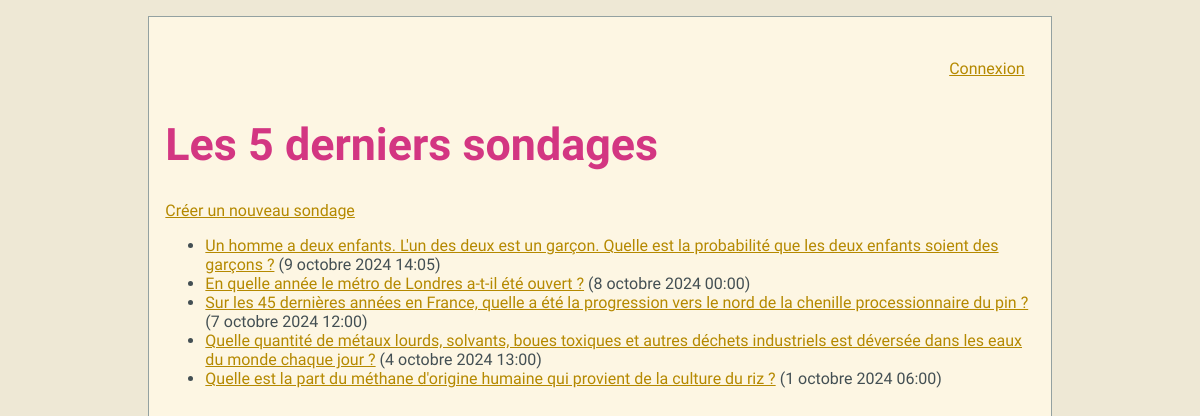
/polls/, run on an earlier commit of the app's database.
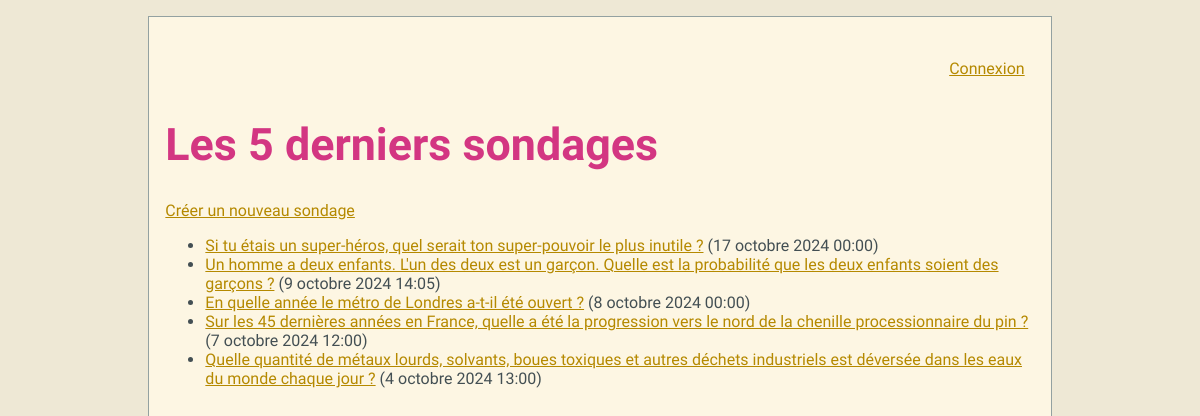
And on a later commit of the database.
### polls/models.py (models this page shows, shortened)
class Question(models.Model):
    question_text = models.CharField(max_length=200)
    pub_date = models.DateTimeField('date published')

### polls/views.py (the view)
# urls.py: path("", views.IndexView.as_view(), name="index"),
class IndexView(generic.ListView):
    template_name = "polls/index.html"
    context_object_name = "latest_question_list"
    def get_queryset(self):
        return Question.objects.filter(pub_date__lte=timezone.now()).order_by("-pub_date")[
               :5
               ]

### polls/templates/polls/index.html
{% extends "polls/base.html" %}
{% block content %}
<div class = "auth-links">
    {% if user.is_authenticated %}
        <p>Bienvenue, {{ user.username }} ! <a href="{% url 'authentification:logout' %}">Déconnexion</a></p>
    {% else %}
        <p><a href="{% url 'authentification:login' %}">Connexion</a></p>
    {% endif %}
</div>
<h1>Les 5 derniers sondages</h1>
<a href="{% url 'polls:new_poll' %}">Créer un nouveau sondage</a>
{% if latest_question_list %}
    <ul>
    {% for question in latest_question_list %}
        <li><a href="{% url 'polls:detail' question.id %}">{{ question.question_text }}</a> ({{ question.pub_date }})</li>
    {% endfor %}
    </ul>
{% else %}
    <p>Aucun sondage n'est disponible.</p>
{% endif %}
{% endblock %}

What changed in the data, as far as the page shows it:
no longer on this page (row unchanged): Question: question_text "Quelle est la part du méthane d'origine humaine qui provient de la culture du riz ?", pub_date "1 octobre 2024 06:00"
added Question: question_text "Si tu étais un super-héros, quel serait ton super-pouvoir le plus inutile ?", pub_date "17 octobre 2024 00:00"
